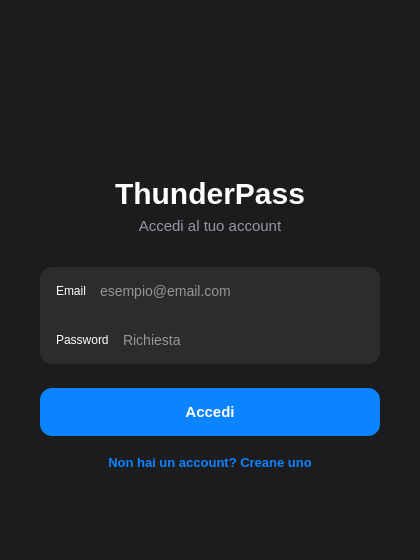
<?xml version="1.0" encoding="UTF-8"?>
<ui version="4.0">
 <class>MainWindow</class>
 <widget class="QMainWindow" name="MainWindow">
  <property name="geometry">
   <rect><x>0</x><y>0</y><width>420</width><height>560</height></rect>
  </property>
  <property name="windowTitle">
   <string>ThunderPass</string>
  </property>
  <property name="styleSheet">
   <string notr="true">
QMainWindow, QWidget#centralwidget {
    background-color: #1c1c1e;
}
QLabel {
    color: #ffffff;
}

/* Logo app */
QLabel#logoLabel {
    background-color: transparent;
}
QLabel#titleLabel {
    font-size: 30px;
    font-weight: 700;
}
QLabel#subtitleLabel {
    font-size: 15px;
    color: #98989f;
}

/* Gruppo di campi */
QFrame#card {
    background-color: #2c2c2e;
    border-radius: 12px;
}
QFrame[role="separator"] {
    background-color: #3a3a3c;
    border: none;
    min-height: 1px;
    max-height: 1px;
}
QLabel[role="rowLabel"] {
    color: #ffffff;
    font-size: 14px;
    min-width: 96px;
    max-width: 96px;
    min-height: 48px;
}
QFrame#card QLineEdit {
    background-color: transparent;
    border: none;
    padding: 0px;
    min-height: 48px;
    color: #ffffff;
    font-size: 14px;
    selection-background-color: #0a84ff;
    placeholder-text-color: #636366;
}

/* Bottoni */
QPushButton {
    background-color: #0a84ff;
    color: #ffffff;
    border: none;
    border-radius: 12px;
    min-height: 48px;
    padding: 0px 16px;
    font-size: 15px;
    font-weight: 600;
}
QPushButton:hover {
    background-color: #2b95ff;
}
QPushButton:pressed {
    background-color: #0066d6;
}
QPushButton#createAccountButton {
    background-color: transparent;
    color: #0a84ff;
    min-height: 28px;
    font-size: 13px;
    font-weight: 500;
}
QPushButton#createAccountButton:hover {
    background-color: transparent;
    color: #5eb0ff;
}
QPushButton#createAccountButton:pressed {
    background-color: transparent;
    color: #0066d6;
}
   </string>
  </property>
  <widget class="QWidget" name="centralwidget">
   <layout class="QVBoxLayout" name="verticalLayout">
    <property name="spacing"><number>0</number></property>
    <property name="leftMargin"><number>40</number></property>
    <property name="topMargin"><number>32</number></property>
    <property name="rightMargin"><number>40</number></property>
    <property name="bottomMargin"><number>32</number></property>

    <item>
     <spacer name="topSpacer">
      <property name="orientation"><enum>Qt::Vertical</enum></property>
      <property name="sizeHint" stdset="0"><size><width>20</width><height>20</height></size></property>
     </spacer>
    </item>

    <!-- Icona -->
    <item alignment="Qt::AlignHCenter">
     <widget class="QLabel" name="logoLabel">
      <property name="minimumSize"><size><width>72</width><height>72</height></size></property>
      <property name="maximumSize"><size><width>72</width><height>72</height></size></property>
      <property name="pixmap">
      <pixmap resource="../resources/resources.qrc">:/images/thunderpass-logo.png</pixmap>
     </property>
     <property name="scaledContents"><bool>true</bool></property>
     <property name="alignment"><set>Qt::AlignCenter</set></property>
     </widget>
    </item>
    <item>
     <spacer name="logoSpacer">
      <property name="orientation"><enum>Qt::Vertical</enum></property>
      <property name="sizeType"><enum>QSizePolicy::Fixed</enum></property>
      <property name="sizeHint" stdset="0"><size><width>20</width><height>20</height></size></property>
     </spacer>
    </item>

    <!-- Titolo -->
    <item>
     <widget class="QLabel" name="titleLabel">
      <property name="text"><string>ThunderPass</string></property>
      <property name="alignment"><set>Qt::AlignCenter</set></property>
     </widget>
    </item>
    <item>
     <spacer name="titleSpacer">
      <property name="orientation"><enum>Qt::Vertical</enum></property>
      <property name="sizeType"><enum>QSizePolicy::Fixed</enum></property>
      <property name="sizeHint" stdset="0"><size><width>20</width><height>6</height></size></property>
     </spacer>
    </item>
    <item>
     <widget class="QLabel" name="subtitleLabel">
      <property name="text"><string>Accedi al tuo account</string></property>
      <property name="alignment"><set>Qt::AlignCenter</set></property>
     </widget>
    </item>
    <item>
     <spacer name="formSpacer">
      <property name="orientation"><enum>Qt::Vertical</enum></property>
      <property name="sizeType"><enum>QSizePolicy::Fixed</enum></property>
      <property name="sizeHint" stdset="0"><size><width>20</width><height>32</height></size></property>
     </spacer>
    </item>

    <!-- Campi -->
    <item>
     <widget class="QFrame" name="card">
      <property name="frameShape"><enum>QFrame::NoFrame</enum></property>
      <layout class="QVBoxLayout" name="cardLayout">
       <property name="spacing"><number>0</number></property>
       <property name="leftMargin"><number>16</number></property>
       <property name="topMargin"><number>0</number></property>
       <property name="rightMargin"><number>16</number></property>
       <property name="bottomMargin"><number>0</number></property>
       <item>
        <layout class="QHBoxLayout" name="emailRow">
         <property name="spacing"><number>12</number></property>
         <item>
          <widget class="QLabel" name="emailLabel">
           <property name="text"><string>Email</string></property>
           <property name="role" stdset="0"><string>rowLabel</string></property>
          </widget>
         </item>
         <item>
          <widget class="QLineEdit" name="emailEdit">
           <property name="placeholderText"><string>esempio@email.com</string></property>
          </widget>
         </item>
        </layout>
       </item>
       <item>
        <widget class="QFrame" name="separator1">
         <property name="frameShape"><enum>QFrame::NoFrame</enum></property>
         <property name="minimumSize"><size><width>0</width><height>1</height></size></property>
         <property name="maximumSize"><size><width>16777215</width><height>1</height></size></property>
         <property name="role" stdset="0"><string>separator</string></property>
        </widget>
       </item>
       <item>
        <layout class="QHBoxLayout" name="passwordRow">
         <property name="spacing"><number>12</number></property>
         <item>
          <widget class="QLabel" name="passwordLabel">
           <property name="text"><string>Password</string></property>
           <property name="role" stdset="0"><string>rowLabel</string></property>
          </widget>
         </item>
         <item>
          <widget class="QLineEdit" name="passwordEdit">
           <property name="echoMode"><enum>QLineEdit::Password</enum></property>
           <property name="placeholderText"><string>Richiesta</string></property>
          </widget>
         </item>
        </layout>
       </item>
      </layout>
     </widget>
    </item>
    <item>
     <spacer name="buttonSpacer">
      <property name="orientation"><enum>Qt::Vertical</enum></property>
      <property name="sizeType"><enum>QSizePolicy::Fixed</enum></property>
      <property name="sizeHint" stdset="0"><size><width>20</width><height>24</height></size></property>
     </spacer>
    </item>

    <!-- Azioni -->
    <item>
     <widget class="QPushButton" name="loginButton">
      <property name="text"><string>Accedi</string></property>
      <property name="cursor"><cursorShape>PointingHandCursor</cursorShape></property>
     </widget>
    </item>
    <item>
     <spacer name="createAccountSpacer">
      <property name="orientation"><enum>Qt::Vertical</enum></property>
      <property name="sizeType"><enum>QSizePolicy::Fixed</enum></property>
      <property name="sizeHint" stdset="0"><size><width>20</width><height>12</height></size></property>
     </spacer>
    </item>
    <item>
     <widget class="QPushButton" name="createAccountButton">
      <property name="text"><string>Non hai un account? Creane uno</string></property>
      <property name="cursor"><cursorShape>PointingHandCursor</cursorShape></property>
     </widget>
    </item>

    <item>
     <spacer name="bottomSpacer">
      <property name="orientation"><enum>Qt::Vertical</enum></property>
      <property name="sizeHint" stdset="0"><size><width>20</width><height>20</height></size></property>
     </spacer>
    </item>
   </layout>
  </widget>
 </widget>
 <resources>
  <include location="../resources/resources.qrc"/>
 </resources>
 <connections/>
</ui>
